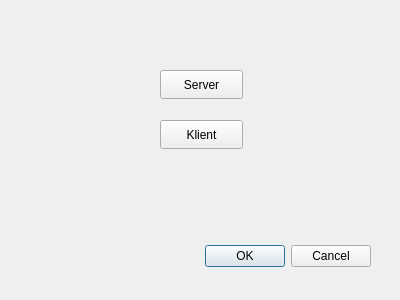
<?xml version="1.0" encoding="UTF-8"?>
<ui version="4.0">
 <class>ConnectionDialog</class>
 <widget class="QDialog" name="ConnectionDialog">
  <property name="geometry">
   <rect>
    <x>0</x>
    <y>0</y>
    <width>400</width>
    <height>300</height>
   </rect>
  </property>
  <property name="windowTitle">
   <string>Dialog</string>
  </property>
  <widget class="QDialogButtonBox" name="buttonBox">
   <property name="geometry">
    <rect>
     <x>30</x>
     <y>240</y>
     <width>341</width>
     <height>32</height>
    </rect>
   </property>
   <property name="orientation">
    <enum>Qt::Orientation::Horizontal</enum>
   </property>
   <property name="standardButtons">
    <set>QDialogButtonBox::StandardButton::Cancel|QDialogButtonBox::StandardButton::Ok</set>
   </property>
  </widget>
  <widget class="QPushButton" name="serverButton">
   <property name="geometry">
    <rect>
     <x>160</x>
     <y>70</y>
     <width>83</width>
     <height>29</height>
    </rect>
   </property>
   <property name="text">
    <string>Server</string>
   </property>
  </widget>
  <widget class="QPushButton" name="clientButton">
   <property name="geometry">
    <rect>
     <x>160</x>
     <y>120</y>
     <width>83</width>
     <height>29</height>
    </rect>
   </property>
   <property name="text">
    <string>Klient</string>
   </property>
  </widget>
 </widget>
 <resources/>
 <connections>
  <connection>
   <sender>buttonBox</sender>
   <signal>accepted()</signal>
   <receiver>ConnectionDialog</receiver>
   <slot>accept()</slot>
   <hints>
    <hint type="sourcelabel">
     <x>248</x>
     <y>254</y>
    </hint>
    <hint type="destinationlabel">
     <x>157</x>
     <y>274</y>
    </hint>
   </hints>
  </connection>
  <connection>
   <sender>buttonBox</sender>
   <signal>rejected()</signal>
   <receiver>ConnectionDialog</receiver>
   <slot>reject()</slot>
   <hints>
    <hint type="sourcelabel">
     <x>316</x>
     <y>260</y>
    </hint>
    <hint type="destinationlabel">
     <x>286</x>
     <y>274</y>
    </hint>
   </hints>
  </connection>
 </connections>
</ui>
